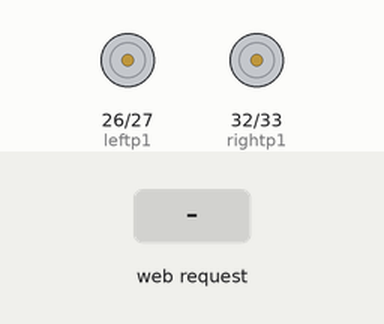
Simulated run of this sketch. Board: ESP32. Shown: motor-driver pin pairs drawn as motors (green arrow = first pin HIGH = forward, orange = second pin HIGH = backward, longer = more drive). The inputs (shaded band) are chosen by the test bench. WiFi joins after 1.5 s; servers stay silent unless stated; what the sketch prints to the serial monitor is not drawn.

Above: at 2.7 s.
2.8 s: HTTP request GET /F received
At 3.4 s:
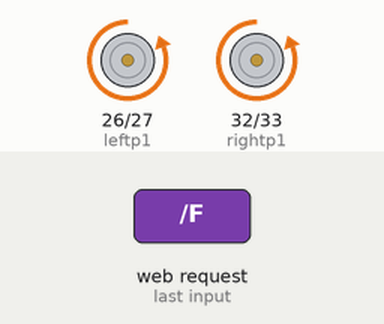
5.3 s: HTTP request GET /B received
At 6.1 s:
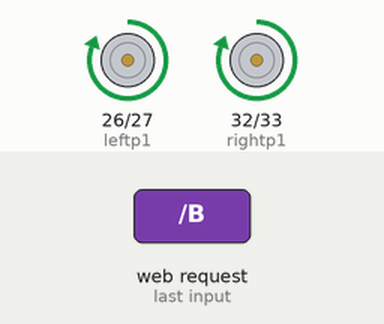
7.8 s: HTTP request GET /R received
At 8.4 s:
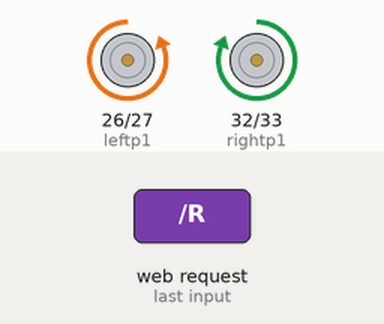
10.3 s: HTTP request GET /L received
At 11.1 s:
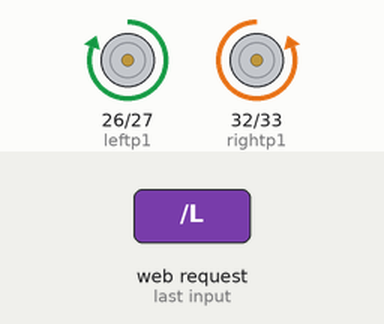
Timing chart, 0 to 13.3 s (numbered marks = the images above; inputs shaded):
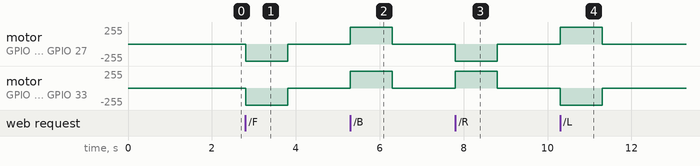

Measured:
- after the input at 2.8 s, motor on GPIO 26 (leftp1) / GPIO 27 (leftp2), motor on GPIO 32 (rightp1) / GPIO 33 (rightp2): stopped → backward 255/255 at once, → stopped 1.0 s later
- after the input at 5.3 s, motor on GPIO 26 (leftp1) / GPIO 27 (leftp2), motor on GPIO 32 (rightp1) / GPIO 33 (rightp2): stopped → forward 255/255 at once, → stopped 1.0 s later
- after the input at 7.8 s, motor on GPIO 26 (leftp1) / GPIO 27 (leftp2): stopped → backward 255/255 at once, → stopped 1.0 s later; motor on GPIO 32 (rightp1) / GPIO 33 (rightp2): stopped → forward 255/255 at once, → stopped 1.0 s later
- after the input at 10.3 s, motor on GPIO 26 (leftp1) / GPIO 27 (leftp2): stopped → forward 255/255 at once, → stopped 1.0 s later; motor on GPIO 32 (rightp1) / GPIO 33 (rightp2): stopped → backward 255/255 at once, → stopped 1.0 s later

The sketch:

ESP_Motor.ino
```cpp
#include <WiFi.h>

// Replace with your network credentials
const char* ssid = "Realme 8 5G";
const char* password = "12345678";

// Set web server port number to 80
WiFiServer server(80);

// Variable to store the HTTP request
String header;

// Auxiliar variables to store the current direction of motor rotation
String leftdirn = "OFF";
String rightdirn = "OFF";

IPAddress local_IP(192,168,191,156);


// Assign output variables to GPIO pins
const int leftp1 = 26;
const int leftp2 = 27;
const int rightp1 = 32;
const int rightp2 = 33;

// Current time
unsigned long currentTime = millis();
// Previous time
unsigned long previousTime = 0;
// Define timeout time in milliseconds (example: 2000ms = 2s)
const long timeoutTime = 2000;

void setup() {
  Serial.begin(115200);

  // Initialize the output variables as outputs
  pinMode(leftp1, OUTPUT);
  pinMode(leftp2, OUTPUT);
  pinMode(rightp1, OUTPUT);
  pinMode(rightp2, OUTPUT);

  // Set outputs to LOW
  digitalWrite(leftp1, LOW);
  digitalWrite(leftp2, LOW);
  digitalWrite(rightp1, LOW);
  digitalWrite(rightp2, LOW);

  // Connect to Wi-Fi network with SSID and password
  Serial.print("Connecting to ");
  Serial.println(ssid);
  WiFi.begin(ssid, password);
  while (WiFi.status() != WL_CONNECTED) {
    delay(500);
    Serial.print(".");
  }
  // Print local IP address and start web server
  Serial.println("");
  Serial.println("WiFi connected.");
  Serial.println("IP address: ");
  Serial.println(WiFi.localIP());
  server.begin();
}

void loop() {
  WiFiClient client = server.available();  // Listen for incoming clients

  if (client) {  // If a new client connects,
    currentTime = millis();
    previousTime = currentTime;
    //Serial.println("New Client."); // print a message out in the serial port
    String currentLine = "";                                                   // make a String to hold incoming data from the client
    while (client.connected() && currentTime - previousTime <= timeoutTime) {  // loop while the client's connected
      currentTime = millis();
      if (client.available()) {  // if there's bytes to read from the client,
        char c = client.read();  // read a byte, then
        header += c;
        if (c == '\n') {  // if the byte is a newline character
          // if the current line is blank, you got two newline characters in a row.
          // that's the end of the client HTTP request, so send a response:
          if (currentLine.length() == 0) {
            // HTTP headers always start with a response code (e.g. HTTP/1.1 200 OK)
            // and a content-type so the client knows what's coming, then a blank line:
            client.println("HTTP/1.1 200 OK");
            client.println("Content-type:text/html");
            client.println("Connection: close");
            client.println();
            // turns the GPIOs on and off
            if (header.indexOf("GET /F") >= 0) {
              Serial.println("Forward");
              digitalWrite(leftp1, LOW);
              digitalWrite(leftp2, HIGH);
              digitalWrite(rightp1, LOW);
              digitalWrite(rightp2, HIGH);
              delay(1000);
              digitalWrite(leftp1, LOW);
              digitalWrite(leftp2, LOW);
              digitalWrite(rightp1, LOW);
              digitalWrite(rightp2, LOW);
            } else if (header.indexOf("GET /B") >= 0) {
              Serial.println("Backward");
              digitalWrite(leftp1, HIGH);
              digitalWrite(leftp2, LOW);
              digitalWrite(rightp1, HIGH);
              digitalWrite(rightp2, LOW);
              delay(1000);
              digitalWrite(leftp1, LOW);
              digitalWrite(leftp2, LOW);
              digitalWrite(rightp1, LOW);
              digitalWrite(rightp2, LOW);
            } else if (header.indexOf("GET /R") >= 0) {
              Serial.println("Right");
              digitalWrite(leftp1, LOW);
              digitalWrite(leftp2, HIGH);
              digitalWrite(rightp1, HIGH);
              digitalWrite(rightp2, LOW);
              delay(1000);
              digitalWrite(leftp1, LOW);
              digitalWrite(leftp2, LOW);
              digitalWrite(rightp1, LOW);
              digitalWrite(rightp2, LOW);
            } else if (header.indexOf("GET /L") >= 0) {
              Serial.println("Left");
              digitalWrite(leftp1, HIGH);
              digitalWrite(leftp2, LOW);
              digitalWrite(rightp1, LOW);
              digitalWrite(rightp2, HIGH);
              delay(1000);
              digitalWrite(leftp1, LOW);
              digitalWrite(leftp2, LOW);
              digitalWrite(rightp1, LOW);
              digitalWrite(rightp2, LOW);
            }
            header = "";
          }
        }
      }
    }
  }
}
```
